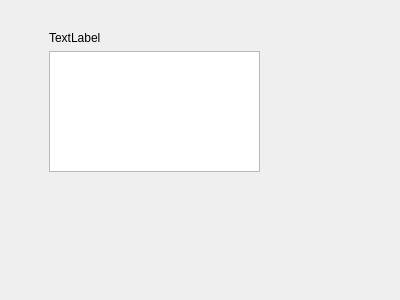
<?xml version="1.0" encoding="UTF-8"?>
<ui version="4.0">
 <class>Form</class>
 <widget class="QWidget" name="Form">
  <property name="geometry">
   <rect>
    <x>0</x>
    <y>0</y>
    <width>400</width>
    <height>300</height>
   </rect>
  </property>
  <property name="windowTitle">
   <string>Form</string>
  </property>
  <widget class="QWidget" name="verticalLayoutWidget">
   <property name="geometry">
    <rect>
     <x>49</x>
     <y>31</y>
     <width>211</width>
     <height>141</height>
    </rect>
   </property>
   <layout class="QVBoxLayout" name="verticalLayout">
    <item>
     <widget class="QLabel" name="filename_label">
      <property name="text">
       <string>TextLabel</string>
      </property>
     </widget>
    </item>
    <item>
     <widget class="SimplePythonEditorTextField" name="Qscintilla_Text"/>
    </item>
   </layout>
  </widget>
 </widget>
 <customwidgets>
  <customwidget>
   <class>SimplePythonEditorTextField</class>
   <extends>QPlainTextEdit</extends>
   <header>qtutils/widgets.h</header>
  </customwidget>
 </customwidgets>
 <resources/>
 <connections/>
</ui>
